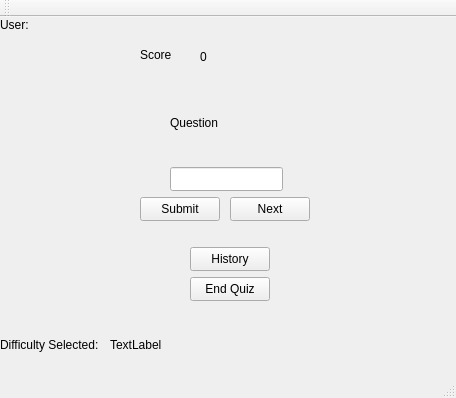
<?xml version="1.0" encoding="UTF-8"?>
<ui version="4.0">
 <class>MainUIClass</class>
 <widget class="QMainWindow" name="MainUIClass">
  <property name="geometry">
   <rect>
    <x>0</x>
    <y>0</y>
    <width>456</width>
    <height>398</height>
   </rect>
  </property>
  <property name="windowTitle">
   <string>Math Quiz Game by Devran and Carson</string>
  </property>
  <widget class="QWidget" name="centralWidget">
   <widget class="QLabel" name="questionLabel">
    <property name="geometry">
     <rect>
      <x>170</x>
      <y>70</y>
      <width>121</width>
      <height>71</height>
     </rect>
    </property>
    <property name="text">
     <string>Question</string>
    </property>
   </widget>
   <widget class="QLineEdit" name="answerLine">
    <property name="geometry">
     <rect>
      <x>170</x>
      <y>150</y>
      <width>113</width>
      <height>24</height>
     </rect>
    </property>
   </widget>
   <widget class="QPushButton" name="submitButton">
    <property name="geometry">
     <rect>
      <x>140</x>
      <y>180</y>
      <width>80</width>
      <height>24</height>
     </rect>
    </property>
    <property name="text">
     <string>Submit</string>
    </property>
   </widget>
   <widget class="QLabel" name="scoreLabel">
    <property name="geometry">
     <rect>
      <x>200</x>
      <y>30</y>
      <width>41</width>
      <height>20</height>
     </rect>
    </property>
    <property name="text">
     <string>0</string>
    </property>
   </widget>
   <widget class="QPushButton" name="exitButton">
    <property name="geometry">
     <rect>
      <x>190</x>
      <y>260</y>
      <width>80</width>
      <height>24</height>
     </rect>
    </property>
    <property name="text">
     <string>End Quiz</string>
    </property>
   </widget>
   <widget class="QLabel" name="resultLabel">
    <property name="geometry">
     <rect>
      <x>90</x>
      <y>210</y>
      <width>281</width>
      <height>20</height>
     </rect>
    </property>
    <property name="text">
     <string/>
    </property>
   </widget>
   <widget class="QPushButton" name="nextButton">
    <property name="geometry">
     <rect>
      <x>230</x>
      <y>180</y>
      <width>80</width>
      <height>24</height>
     </rect>
    </property>
    <property name="text">
     <string>Next</string>
    </property>
   </widget>
   <widget class="QLabel" name="difficultyPlaceholder">
    <property name="geometry">
     <rect>
      <x>0</x>
      <y>320</y>
      <width>101</width>
      <height>16</height>
     </rect>
    </property>
    <property name="text">
     <string>Difficulty Selected:</string>
    </property>
   </widget>
   <widget class="QLabel" name="scorePlaceholder">
    <property name="geometry">
     <rect>
      <x>140</x>
      <y>30</y>
      <width>49</width>
      <height>16</height>
     </rect>
    </property>
    <property name="text">
     <string>Score</string>
    </property>
   </widget>
   <widget class="QLabel" name="difficultyLabel">
    <property name="geometry">
     <rect>
      <x>110</x>
      <y>320</y>
      <width>101</width>
      <height>16</height>
     </rect>
    </property>
    <property name="text">
     <string>TextLabel</string>
    </property>
   </widget>
   <widget class="QLabel" name="usernameLabel">
    <property name="geometry">
     <rect>
      <x>0</x>
      <y>0</y>
      <width>221</width>
      <height>16</height>
     </rect>
    </property>
    <property name="text">
     <string>User: </string>
    </property>
   </widget>
   <widget class="QPushButton" name="historyButton">
    <property name="geometry">
     <rect>
      <x>190</x>
      <y>230</y>
      <width>80</width>
      <height>24</height>
     </rect>
    </property>
    <property name="text">
     <string>History</string>
    </property>
   </widget>
  </widget>
  <widget class="QMenuBar" name="menuBar">
   <property name="geometry">
    <rect>
     <x>0</x>
     <y>0</y>
     <width>456</width>
     <height>21</height>
    </rect>
   </property>
  </widget>
  <widget class="QToolBar" name="mainToolBar">
   <attribute name="toolBarArea">
    <enum>TopToolBarArea</enum>
   </attribute>
   <attribute name="toolBarBreak">
    <bool>false</bool>
   </attribute>
  </widget>
  <widget class="QStatusBar" name="statusBar"/>
 </widget>
 <layoutdefault spacing="6" margin="11"/>
 <resources/>
 <connections/>
</ui>
